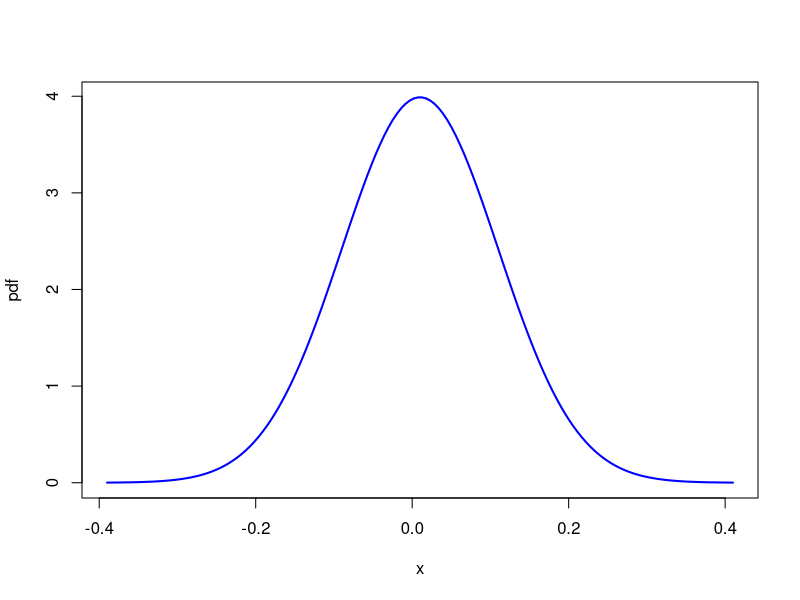
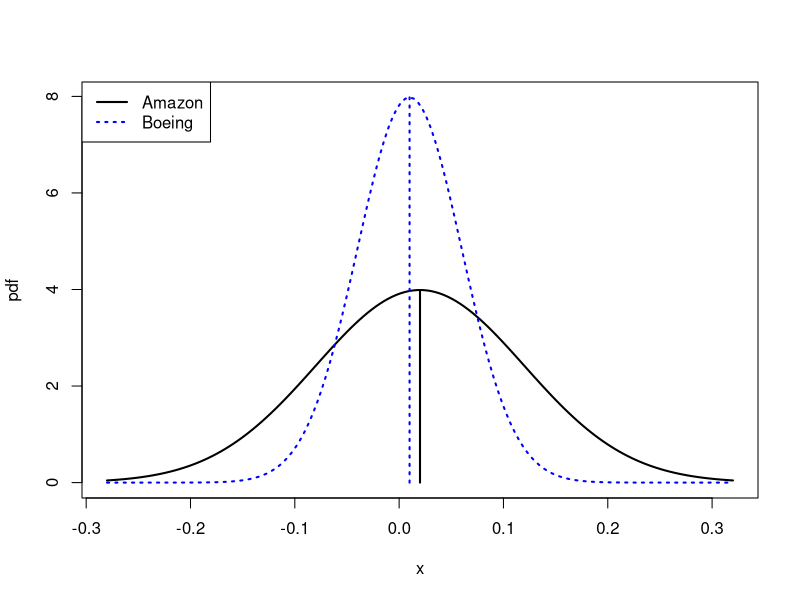
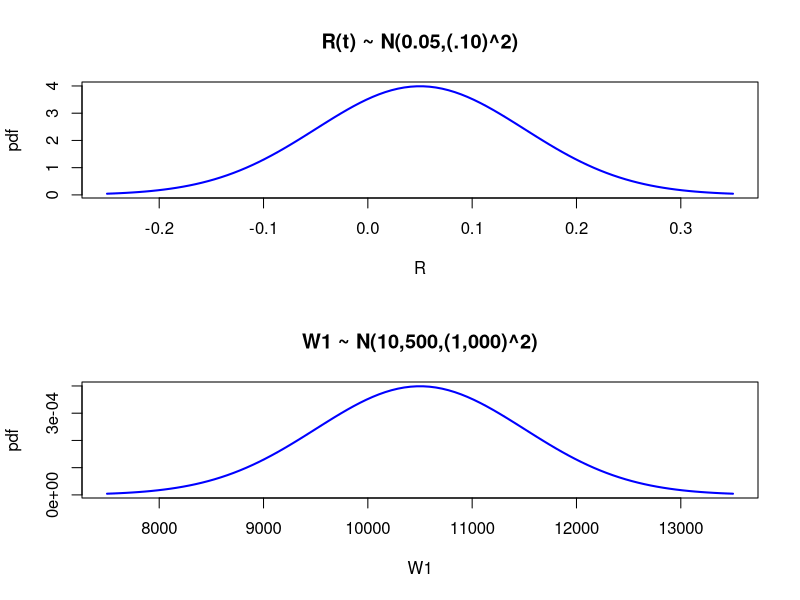
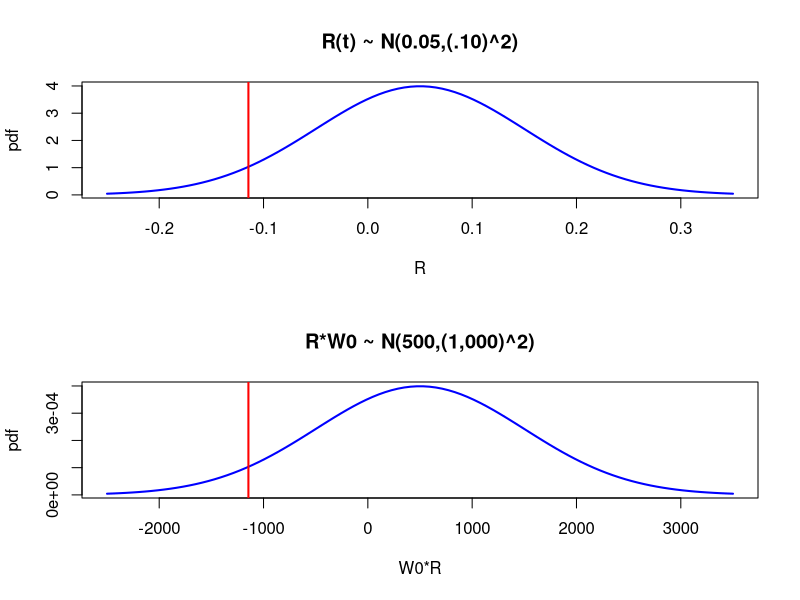

These figures' R source, in order:
# probReview.r	
#
# R examples for probability concepts chapter
#
# Core R functions used:
#

# R packages/functions used
#
# mvtnorm
#   dmvnorm             density of multivariate normal
#   pmvnorm             CDF of multivariate normal
#   qmvnorm             quantiles of multivariate normal
#   rmvnorm             simulate random numbers from multivariate normal

# scatterplot3D
options(digits = 4)


#
# General normal distribution
#

# Example: R ~ N(0.01, 0.10)
mu.r = 0.01
sd.r = 0.1
x.vals = seq(-4, 4, length=150)*sd.r + mu.r
plot(x.vals, dnorm(x.vals, mean=mu.r, sd=sd.r), type="l", lwd=2, 
     col="blue", xlab="x", ylab="pdf")
pnorm(-0.5, mean=0.01, sd=0.1)
pnorm(0, mean=0.01, sd=0.1)
1 - pnorm(0.5, mean=0.01, sd=0.1)
1 - pnorm(1, mean=0.01, sd=0.1)

a.vals = c(0.01, 0.05, 0.95, 0.99)
qnorm(a.vals, mean=0.01, sd=0.10)


# Example: risk-return tradeoff
mu.r = 0.02
sd.r = 0.10
x.vals = seq(-3, 3, length=150)*sd.r + mu.r
plot(x.vals, dnorm(x.vals, mean=mu.r, sd=sd.r), type="l", lwd=2, 
     ylim=c(0, max(dnorm(x.vals, mean=0.01, sd=0.05))),
     col="black", xlab="x", ylab="pdf")
points(x.vals, dnorm(x.vals, mean=0.01, sd=0.05), type="l", lwd=2,
       col="blue", lty="dotted")
segments(0.02, 0, 0.02, dnorm(0.02, mean=0.02, sd=0.1), lwd=2)
segments(0.01, 0, 0.01, dnorm(0.01, mean=0.01, sd=0.05), lwd=2, 
         col="blue", lty="dotted")
legend(x="topleft", legend=c("Amazon", "Boeing"), lwd=2,
       col=c("black", "blue"), lty=c("solid","dotted"))
                   



#
# Value-at-Risk calculations
#

# R(t) ~ N(0.05, (0.10)^2)
# W = 10000
w0 = 10000
# plot return and wealth distributions
mu.R = 0.05
sd.R = 0.1
R.vals = seq(from=(mu.R - 3*sd.R), to=(mu.R + 3*sd.R), length = 100)
mu.w1 = 10500
sd.w1 = 1000
w1.vals = seq(from=(mu.w1 - 3*sd.w1), to=(mu.w1 + 3*sd.w1), length = 100)

par(mfrow=c(2,1))
# plot return density
plot(R.vals, dnorm(R.vals, mean=mu.R, sd=sd.R), type="l", 
     main="R(t) ~ N(0.05,(.10)^2)", xlab="R", ylab="pdf",
     lwd=2, col="blue")
# plot wealth density
plot(w1.vals, dnorm(w1.vals, mean=mu.w1, sd=sd.w1), type="l", 
     main="W1 ~ N(10,500,(1,000)^2)", xlab="W1", ylab="pdf",
     lwd=2, col="blue")
par(mfrow=c(1,1))



# Pr(W1 < 9000)
pnorm(9000, mu.w1, sd.w1)
qnorm(pnorm(9000, mu.w1, sd.w1), mu.w1, sd.w1)

# compute 5% quantile of return and wealth distributions
q.R.05 = qnorm(0.05, mu.R, sd.R)
q.R.05
q.w1.05 = qnorm(0.05, mu.w1, sd.w1)
q.w1.05

# compute 5% VaR using return quantile
w0*q.R.05

# compute 5% VaR using wealth quantile
q.w1.05 - w0

# plot return and loss distributions with VaR
loss.vals = w0*R.vals
mu.loss = w0*mu.R
sd.loss = w0*sd.R
par(mfrow=c(2,1))
# plot return density
plot(R.vals, dnorm(R.vals, mean=mu.R, sd=sd.R), type="l", 
     main="R(t) ~ N(0.05,(.10)^2)", xlab="R", ylab="pdf",
     lwd=2, col="blue")
abline(v=q.R.05, lwd=2, col="red")     
# plot wealth density
plot(loss.vals, dnorm(loss.vals, mean=mu.loss, sd=sd.loss), type="l", 
     main="R*W0 ~ N(500,(1,000)^2)", xlab="W0*R", ylab="pdf",
     lwd=2, col="blue")
abline(v=q.R.05*w0, lwd=2, col="red")       
par(mfrow=c(1,1))


# VaR example
mu.R = 0.05
sd.R = 0.10
w0 = 10000
q.01.R = mu.R + sd.R*qnorm(0.01)
q.05.R = mu.R + sd.R*qnorm(0.05)
VaR.01 = abs(q.01.R*w0)
VaR.05 = abs(q.05.R*w0)
VaR.01
VaR.05

mu.r = 0.05
sd.r = 0.10
q.01.R = exp(mu.r + sd.r*qnorm(0.01)) - 1
q.05.R = exp(mu.r + sd.r*qnorm(0.05)) - 1
VaR.01 = abs(q.01.R*w0)
VaR.05 = abs(q.05.R*w0)
VaR.01
VaR.05

